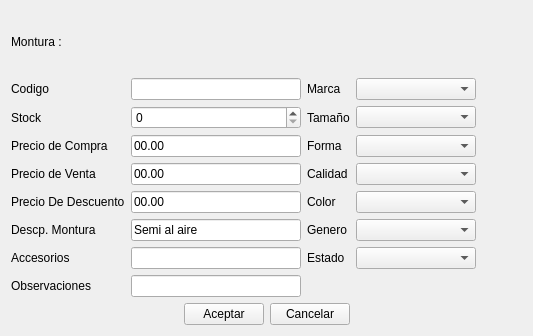
<?xml version="1.0" encoding="UTF-8"?>
<ui version="4.0">
 <class>ui_agregarMontura</class>
 <widget class="QWidget" name="ui_agregarMontura">
  <property name="geometry">
   <rect>
    <x>0</x>
    <y>0</y>
    <width>533</width>
    <height>336</height>
   </rect>
  </property>
  <property name="windowTitle">
   <string>Form</string>
  </property>
  <layout class="QGridLayout" name="gridLayout_2">
   <item row="0" column="0">
    <layout class="QGridLayout" name="gridLayout">
     <item row="2" column="0">
      <widget class="QLabel" name="label_4">
       <property name="text">
        <string>Stock</string>
       </property>
      </widget>
     </item>
     <item row="3" column="2">
      <widget class="QLabel" name="label_10">
       <property name="sizePolicy">
        <sizepolicy hsizetype="Preferred" vsizetype="Preferred">
         <horstretch>0</horstretch>
         <verstretch>0</verstretch>
        </sizepolicy>
       </property>
       <property name="text">
        <string>Forma</string>
       </property>
      </widget>
     </item>
     <item row="1" column="2">
      <widget class="QLabel" name="label_8">
       <property name="sizePolicy">
        <sizepolicy hsizetype="Preferred" vsizetype="Preferred">
         <horstretch>0</horstretch>
         <verstretch>0</verstretch>
        </sizepolicy>
       </property>
       <property name="text">
        <string>Marca</string>
       </property>
      </widget>
     </item>
     <item row="3" column="3">
      <widget class="MyComboBox" name="comboBox_forma">
       <property name="sizePolicy">
        <sizepolicy hsizetype="Expanding" vsizetype="Fixed">
         <horstretch>0</horstretch>
         <verstretch>0</verstretch>
        </sizepolicy>
       </property>
      </widget>
     </item>
     <item row="1" column="4">
      <widget class="QPushButton" name="pushButton_xmarca">
       <property name="sizePolicy">
        <sizepolicy hsizetype="Fixed" vsizetype="Fixed">
         <horstretch>0</horstretch>
         <verstretch>0</verstretch>
        </sizepolicy>
       </property>
       <property name="text">
        <string/>
       </property>
       <property name="icon">
        <iconset resource="../Icons/Icons.qrc">
         <normaloff>:/Icons/1349716373_monotone_close_exit_delete_small.png</normaloff>:/Icons/1349716373_monotone_close_exit_delete_small.png</iconset>
       </property>
       <property name="autoDefault">
        <bool>false</bool>
       </property>
       <property name="flat">
        <bool>true</bool>
       </property>
      </widget>
     </item>
     <item row="2" column="1">
      <widget class="QSpinBox" name="spinBox_stock">
       <property name="maximum">
        <number>999999999</number>
       </property>
      </widget>
     </item>
     <item row="2" column="2">
      <widget class="QLabel" name="label_9">
       <property name="sizePolicy">
        <sizepolicy hsizetype="Preferred" vsizetype="Preferred">
         <horstretch>0</horstretch>
         <verstretch>0</verstretch>
        </sizepolicy>
       </property>
       <property name="text">
        <string>Tamaño</string>
       </property>
      </widget>
     </item>
     <item row="2" column="3">
      <widget class="MyComboBox" name="comboBox_tamanio">
       <property name="sizePolicy">
        <sizepolicy hsizetype="Expanding" vsizetype="Fixed">
         <horstretch>0</horstretch>
         <verstretch>0</verstretch>
        </sizepolicy>
       </property>
      </widget>
     </item>
     <item row="2" column="4">
      <widget class="QPushButton" name="pushButton_xtamanio">
       <property name="sizePolicy">
        <sizepolicy hsizetype="Fixed" vsizetype="Fixed">
         <horstretch>0</horstretch>
         <verstretch>0</verstretch>
        </sizepolicy>
       </property>
       <property name="text">
        <string/>
       </property>
       <property name="icon">
        <iconset resource="../Icons/Icons.qrc">
         <normaloff>:/Icons/1349716373_monotone_close_exit_delete_small.png</normaloff>:/Icons/1349716373_monotone_close_exit_delete_small.png</iconset>
       </property>
       <property name="autoDefault">
        <bool>false</bool>
       </property>
       <property name="flat">
        <bool>true</bool>
       </property>
      </widget>
     </item>
     <item row="9" column="0" colspan="5">
      <layout class="QHBoxLayout" name="horizontalLayout_2">
       <item>
        <spacer name="horizontalSpacer">
         <property name="orientation">
          <enum>Qt::Horizontal</enum>
         </property>
         <property name="sizeHint" stdset="0">
          <size>
           <width>40</width>
           <height>20</height>
          </size>
         </property>
        </spacer>
       </item>
       <item>
        <widget class="QPushButton" name="pushButton_agregar">
         <property name="text">
          <string>Aceptar</string>
         </property>
         <property name="shortcut">
          <string>Ctrl+G</string>
         </property>
        </widget>
       </item>
       <item>
        <widget class="QPushButton" name="pushButton_cancelar">
         <property name="text">
          <string>Cancelar</string>
         </property>
         <property name="shortcut">
          <string>Esc</string>
         </property>
        </widget>
       </item>
       <item>
        <spacer name="horizontalSpacer_2">
         <property name="orientation">
          <enum>Qt::Horizontal</enum>
         </property>
         <property name="sizeHint" stdset="0">
          <size>
           <width>40</width>
           <height>20</height>
          </size>
         </property>
        </spacer>
       </item>
      </layout>
     </item>
     <item row="4" column="3">
      <widget class="MyComboBox" name="comboBox_calidad">
       <property name="sizePolicy">
        <sizepolicy hsizetype="Expanding" vsizetype="Fixed">
         <horstretch>0</horstretch>
         <verstretch>0</verstretch>
        </sizepolicy>
       </property>
      </widget>
     </item>
     <item row="4" column="4">
      <widget class="QPushButton" name="pushButton_xcalidad">
       <property name="sizePolicy">
        <sizepolicy hsizetype="Fixed" vsizetype="Fixed">
         <horstretch>0</horstretch>
         <verstretch>0</verstretch>
        </sizepolicy>
       </property>
       <property name="text">
        <string/>
       </property>
       <property name="icon">
        <iconset resource="../Icons/Icons.qrc">
         <normaloff>:/Icons/1349716373_monotone_close_exit_delete_small.png</normaloff>:/Icons/1349716373_monotone_close_exit_delete_small.png</iconset>
       </property>
       <property name="autoDefault">
        <bool>false</bool>
       </property>
       <property name="flat">
        <bool>true</bool>
       </property>
      </widget>
     </item>
     <item row="5" column="0">
      <widget class="QLabel" name="label_7">
       <property name="text">
        <string>Precio De Descuento</string>
       </property>
      </widget>
     </item>
     <item row="5" column="2">
      <widget class="QLabel" name="label_15">
       <property name="sizePolicy">
        <sizepolicy hsizetype="Preferred" vsizetype="Preferred">
         <horstretch>0</horstretch>
         <verstretch>0</verstretch>
        </sizepolicy>
       </property>
       <property name="text">
        <string>Color</string>
       </property>
      </widget>
     </item>
     <item row="5" column="3">
      <widget class="MyComboBox" name="comboBox_color">
       <property name="sizePolicy">
        <sizepolicy hsizetype="Expanding" vsizetype="Fixed">
         <horstretch>0</horstretch>
         <verstretch>0</verstretch>
        </sizepolicy>
       </property>
      </widget>
     </item>
     <item row="5" column="4">
      <widget class="QPushButton" name="pushButton_xcolor">
       <property name="sizePolicy">
        <sizepolicy hsizetype="Fixed" vsizetype="Fixed">
         <horstretch>0</horstretch>
         <verstretch>0</verstretch>
        </sizepolicy>
       </property>
       <property name="text">
        <string/>
       </property>
       <property name="icon">
        <iconset resource="../Icons/Icons.qrc">
         <normaloff>:/Icons/1349716373_monotone_close_exit_delete_small.png</normaloff>:/Icons/1349716373_monotone_close_exit_delete_small.png</iconset>
       </property>
       <property name="autoDefault">
        <bool>false</bool>
       </property>
       <property name="flat">
        <bool>true</bool>
       </property>
      </widget>
     </item>
     <item row="6" column="0">
      <widget class="QLabel" name="label_3">
       <property name="text">
        <string>Descp. Montura</string>
       </property>
      </widget>
     </item>
     <item row="6" column="1">
      <widget class="QLineEdit" name="lineEdit_descripcion">
       <property name="text">
        <string>Semi al aire</string>
       </property>
      </widget>
     </item>
     <item row="6" column="3">
      <widget class="MyComboBox" name="comboBox_genero"/>
     </item>
     <item row="6" column="4">
      <widget class="QPushButton" name="pushButton_xgenero">
       <property name="text">
        <string/>
       </property>
       <property name="icon">
        <iconset resource="../Icons/Icons.qrc">
         <normaloff>:/Icons/1349716373_monotone_close_exit_delete_small.png</normaloff>:/Icons/1349716373_monotone_close_exit_delete_small.png</iconset>
       </property>
       <property name="flat">
        <bool>true</bool>
       </property>
      </widget>
     </item>
     <item row="7" column="1">
      <widget class="QLineEdit" name="lineEdit_accesorios"/>
     </item>
     <item row="7" column="2">
      <widget class="QLabel" name="label_estado">
       <property name="text">
        <string>Estado</string>
       </property>
      </widget>
     </item>
     <item row="7" column="3">
      <widget class="MyComboBox" name="comboBox_estado"/>
     </item>
     <item row="7" column="4">
      <widget class="QPushButton" name="pushButton_xestado">
       <property name="text">
        <string/>
       </property>
       <property name="icon">
        <iconset resource="../Icons/Icons.qrc">
         <normaloff>:/Icons/1349716373_monotone_close_exit_delete_small.png</normaloff>:/Icons/1349716373_monotone_close_exit_delete_small.png</iconset>
       </property>
       <property name="flat">
        <bool>true</bool>
       </property>
      </widget>
     </item>
     <item row="8" column="0">
      <widget class="QLabel" name="label">
       <property name="text">
        <string>Observaciones</string>
       </property>
      </widget>
     </item>
     <item row="8" column="1">
      <widget class="QLineEdit" name="lineEdit_observaciones">
       <property name="readOnly">
        <bool>false</bool>
       </property>
      </widget>
     </item>
     <item row="1" column="1">
      <widget class="QLineEdit" name="lineEdit_codigo"/>
     </item>
     <item row="3" column="1">
      <widget class="QLineEdit" name="lineEdit_precioCompra">
       <property name="text">
        <string>00.00</string>
       </property>
      </widget>
     </item>
     <item row="1" column="3">
      <widget class="MyComboBox" name="comboBox_marca">
       <property name="sizePolicy">
        <sizepolicy hsizetype="Expanding" vsizetype="Fixed">
         <horstretch>0</horstretch>
         <verstretch>0</verstretch>
        </sizepolicy>
       </property>
      </widget>
     </item>
     <item row="3" column="0">
      <widget class="QLabel" name="label_13">
       <property name="text">
        <string>Precio de Compra</string>
       </property>
      </widget>
     </item>
     <item row="5" column="1">
      <widget class="QLineEdit" name="lineEdit_precioDescuento">
       <property name="minimumSize">
        <size>
         <width>170</width>
         <height>0</height>
        </size>
       </property>
       <property name="text">
        <string>00.00</string>
       </property>
      </widget>
     </item>
     <item row="6" column="2">
      <widget class="QLabel" name="label_5">
       <property name="text">
        <string>Genero</string>
       </property>
      </widget>
     </item>
     <item row="7" column="0">
      <widget class="QLabel" name="label_6">
       <property name="text">
        <string>Accesorios</string>
       </property>
      </widget>
     </item>
     <item row="3" column="4">
      <widget class="QPushButton" name="pushButton_xforma">
       <property name="sizePolicy">
        <sizepolicy hsizetype="Fixed" vsizetype="Fixed">
         <horstretch>0</horstretch>
         <verstretch>0</verstretch>
        </sizepolicy>
       </property>
       <property name="text">
        <string/>
       </property>
       <property name="icon">
        <iconset resource="../Icons/Icons.qrc">
         <normaloff>:/Icons/1349716373_monotone_close_exit_delete_small.png</normaloff>:/Icons/1349716373_monotone_close_exit_delete_small.png</iconset>
       </property>
       <property name="autoDefault">
        <bool>false</bool>
       </property>
       <property name="flat">
        <bool>true</bool>
       </property>
      </widget>
     </item>
     <item row="4" column="0">
      <widget class="QLabel" name="label_12">
       <property name="text">
        <string>Precio de Venta</string>
       </property>
      </widget>
     </item>
     <item row="4" column="1">
      <widget class="QLineEdit" name="lineEdit_precioVenta">
       <property name="text">
        <string>00.00</string>
       </property>
      </widget>
     </item>
     <item row="4" column="2">
      <widget class="QLabel" name="label_11">
       <property name="sizePolicy">
        <sizepolicy hsizetype="Preferred" vsizetype="Preferred">
         <horstretch>0</horstretch>
         <verstretch>0</verstretch>
        </sizepolicy>
       </property>
       <property name="text">
        <string>Calidad</string>
       </property>
      </widget>
     </item>
     <item row="1" column="0">
      <widget class="QLabel" name="label_2">
       <property name="text">
        <string>Codigo</string>
       </property>
      </widget>
     </item>
     <item row="0" column="0">
      <widget class="QLabel" name="label_tiulo">
       <property name="text">
        <string>Montura :</string>
       </property>
      </widget>
     </item>
    </layout>
   </item>
  </layout>
 </widget>
 <customwidgets>
  <customwidget>
   <class>MyComboBox</class>
   <extends>QComboBox</extends>
   <header location="global">mycombobox.h</header>
   <slots>
    <slot>Eliminar_Item()</slot>
   </slots>
  </customwidget>
 </customwidgets>
 <tabstops>
  <tabstop>lineEdit_codigo</tabstop>
  <tabstop>spinBox_stock</tabstop>
  <tabstop>lineEdit_precioCompra</tabstop>
  <tabstop>lineEdit_precioVenta</tabstop>
  <tabstop>lineEdit_precioDescuento</tabstop>
  <tabstop>lineEdit_descripcion</tabstop>
  <tabstop>lineEdit_accesorios</tabstop>
  <tabstop>lineEdit_observaciones</tabstop>
  <tabstop>comboBox_marca</tabstop>
  <tabstop>pushButton_xmarca</tabstop>
  <tabstop>comboBox_tamanio</tabstop>
  <tabstop>pushButton_xtamanio</tabstop>
  <tabstop>comboBox_forma</tabstop>
  <tabstop>pushButton_xforma</tabstop>
  <tabstop>comboBox_calidad</tabstop>
  <tabstop>pushButton_xcalidad</tabstop>
  <tabstop>comboBox_color</tabstop>
  <tabstop>pushButton_xcolor</tabstop>
  <tabstop>comboBox_genero</tabstop>
  <tabstop>pushButton_xgenero</tabstop>
  <tabstop>comboBox_estado</tabstop>
  <tabstop>pushButton_xestado</tabstop>
  <tabstop>pushButton_agregar</tabstop>
  <tabstop>pushButton_cancelar</tabstop>
 </tabstops>
 <resources>
  <include location="../Icons/Icons.qrc"/>
 </resources>
 <connections>
  <connection>
   <sender>pushButton_cancelar</sender>
   <signal>clicked()</signal>
   <receiver>ui_agregarMontura</receiver>
   <slot>close()</slot>
   <hints>
    <hint type="sourcelabel">
     <x>400</x>
     <y>333</y>
    </hint>
    <hint type="destinationlabel">
     <x>354</x>
     <y>179</y>
    </hint>
   </hints>
  </connection>
 </connections>
</ui>
